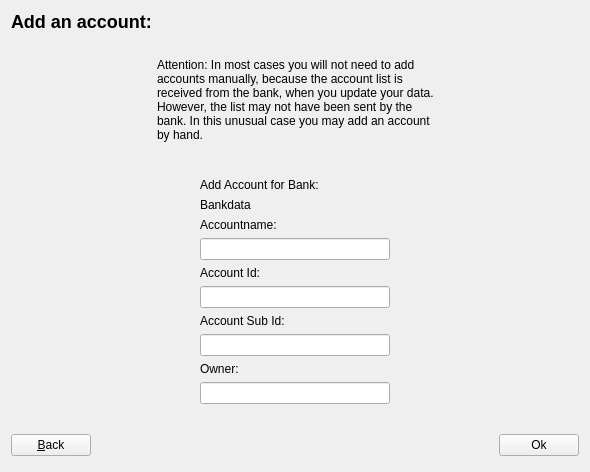
<ui version="4.0" >
 <comment>Widget used for creating an account manually. </comment>
 <class>GuiAddAccountBase</class>
 <widget class="QWidget" name="GuiAddAccountBase" >
  <property name="geometry" >
   <rect>
    <x>0</x>
    <y>0</y>
    <width>590</width>
    <height>472</height>
   </rect>
  </property>
  <property name="windowTitle" >
   <string>GuiAddAccountBase</string>
  </property>
  <layout class="QVBoxLayout" >
   <item>
    <layout class="QHBoxLayout" >
     <item>
      <widget class="QLabel" name="textLabel1" >
       <property name="sizePolicy" >
        <sizepolicy vsizetype="Expanding" hsizetype="Expanding" >
         <horstretch>0</horstretch>
         <verstretch>0</verstretch>
        </sizepolicy>
       </property>
       <property name="text" >
        <string>&lt;h2>Add an account:&lt;/h2></string>
       </property>
       <property name="wordWrap" >
        <bool>false</bool>
       </property>
      </widget>
     </item>
     <item>
      <spacer name="spacer2" >
       <property name="orientation" >
        <enum>Qt::Horizontal</enum>
       </property>
       <property name="sizeType" >
        <enum>QSizePolicy::Minimum</enum>
       </property>
       <property name="sizeHint" stdset="0" >
        <size>
         <width>241</width>
         <height>21</height>
        </size>
       </property>
      </spacer>
     </item>
    </layout>
   </item>
   <item>
    <spacer name="spacer3" >
     <property name="orientation" >
      <enum>Qt::Vertical</enum>
     </property>
     <property name="sizeType" >
      <enum>QSizePolicy::Expanding</enum>
     </property>
     <property name="sizeHint" stdset="0" >
      <size>
       <width>21</width>
       <height>31</height>
      </size>
     </property>
    </spacer>
   </item>
   <item>
    <layout class="QHBoxLayout" >
     <item>
      <spacer name="spacer8" >
       <property name="orientation" >
        <enum>Qt::Horizontal</enum>
       </property>
       <property name="sizeType" >
        <enum>QSizePolicy::Expanding</enum>
       </property>
       <property name="sizeHint" stdset="0" >
        <size>
         <width>71</width>
         <height>31</height>
        </size>
       </property>
      </spacer>
     </item>
     <item>
      <widget class="QLabel" name="textLabel2" >
       <property name="text" >
        <string>Attention: In most cases you will not need to add accounts manually, because the account list is received from the bank, when you update your data. However, the list may not have been sent by the bank. In this unusual case you may add an account by hand.</string>
       </property>
       <property name="wordWrap" >
        <bool>true</bool>
       </property>
      </widget>
     </item>
     <item>
      <spacer name="spacer7" >
       <property name="orientation" >
        <enum>Qt::Horizontal</enum>
       </property>
       <property name="sizeType" >
        <enum>QSizePolicy::Expanding</enum>
       </property>
       <property name="sizeHint" stdset="0" >
        <size>
         <width>61</width>
         <height>31</height>
        </size>
       </property>
      </spacer>
     </item>
    </layout>
   </item>
   <item>
    <spacer name="verticalSpacer" >
     <property name="orientation" >
      <enum>Qt::Vertical</enum>
     </property>
     <property name="sizeHint" stdset="0" >
      <size>
       <width>20</width>
       <height>40</height>
      </size>
     </property>
    </spacer>
   </item>
   <item>
    <layout class="QHBoxLayout" >
     <item>
      <spacer name="spacer5" >
       <property name="orientation" >
        <enum>Qt::Horizontal</enum>
       </property>
       <property name="sizeType" >
        <enum>QSizePolicy::Expanding</enum>
       </property>
       <property name="sizeHint" stdset="0" >
        <size>
         <width>81</width>
         <height>31</height>
        </size>
       </property>
      </spacer>
     </item>
     <item>
      <layout class="QVBoxLayout" >
       <item>
        <widget class="QLabel" name="label" >
         <property name="text" >
          <string>Add Account for Bank:</string>
         </property>
        </widget>
       </item>
       <item>
        <widget class="QLabel" name="labelBank" >
         <property name="text" >
          <string>Bankdata</string>
         </property>
        </widget>
       </item>
       <item>
        <widget class="QLabel" name="textLabel3_2_2" >
         <property name="text" >
          <string>Accountname:</string>
         </property>
         <property name="wordWrap" >
          <bool>false</bool>
         </property>
         <property name="buddy" >
          <cstring>lineEdit1_2_2</cstring>
         </property>
        </widget>
       </item>
       <item>
        <widget class="QLineEdit" name="lineEditAccountName" />
       </item>
       <item>
        <widget class="QLabel" name="textLabel3" >
         <property name="text" >
          <string>Account Id:</string>
         </property>
         <property name="wordWrap" >
          <bool>false</bool>
         </property>
         <property name="buddy" >
          <cstring>lineEdit1</cstring>
         </property>
        </widget>
       </item>
       <item>
        <widget class="QLineEdit" name="lineEditAccountId" />
       </item>
       <item>
        <widget class="QLabel" name="textLabel3_3" >
         <property name="text" >
          <string>Account Sub Id:</string>
         </property>
         <property name="wordWrap" >
          <bool>false</bool>
         </property>
         <property name="buddy" >
          <cstring>lineEdit1_3</cstring>
         </property>
        </widget>
       </item>
       <item>
        <widget class="QLineEdit" name="lineEditAccountSubId" />
       </item>
       <item>
        <widget class="QLabel" name="textLabel3_2" >
         <property name="text" >
          <string>Owner:</string>
         </property>
         <property name="wordWrap" >
          <bool>false</bool>
         </property>
         <property name="buddy" >
          <cstring>lineEdit1_2</cstring>
         </property>
        </widget>
       </item>
       <item>
        <widget class="QLineEdit" name="lineEditName" />
       </item>
      </layout>
     </item>
     <item>
      <spacer name="spacer5_2" >
       <property name="orientation" >
        <enum>Qt::Horizontal</enum>
       </property>
       <property name="sizeType" >
        <enum>QSizePolicy::Expanding</enum>
       </property>
       <property name="sizeHint" stdset="0" >
        <size>
         <width>81</width>
         <height>31</height>
        </size>
       </property>
      </spacer>
     </item>
    </layout>
   </item>
   <item>
    <spacer name="spacer4" >
     <property name="orientation" >
      <enum>Qt::Vertical</enum>
     </property>
     <property name="sizeType" >
      <enum>QSizePolicy::Expanding</enum>
     </property>
     <property name="sizeHint" stdset="0" >
      <size>
       <width>21</width>
       <height>31</height>
      </size>
     </property>
    </spacer>
   </item>
   <item>
    <layout class="QHBoxLayout" >
     <item>
      <widget class="QPushButton" name="buttonBack" >
       <property name="text" >
        <string>&amp;Back</string>
       </property>
       <property name="shortcut" >
        <string>Alt+B</string>
       </property>
      </widget>
     </item>
     <item>
      <spacer name="spacer1" >
       <property name="orientation" >
        <enum>Qt::Horizontal</enum>
       </property>
       <property name="sizeType" >
        <enum>QSizePolicy::Expanding</enum>
       </property>
       <property name="sizeHint" stdset="0" >
        <size>
         <width>201</width>
         <height>31</height>
        </size>
       </property>
      </spacer>
     </item>
     <item>
      <widget class="QPushButton" name="buttonOk" >
       <property name="text" >
        <string>Ok</string>
       </property>
      </widget>
     </item>
    </layout>
   </item>
  </layout>
 </widget>
 <layoutdefault spacing="6" margin="11" />
 <pixmapfunction>qPixmapFromMimeSource</pixmapfunction>
 <resources/>
 <connections/>
</ui>
